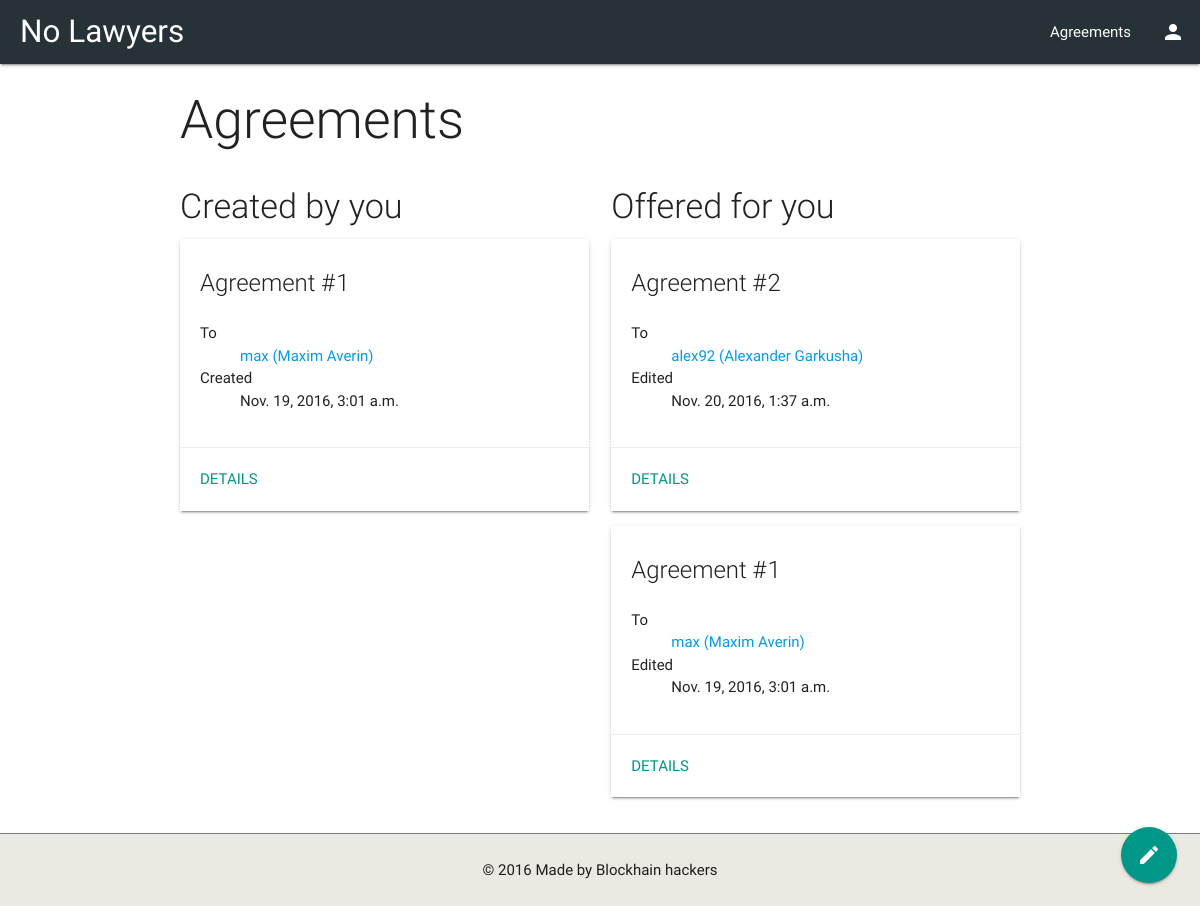
Screenshot of /offers/ (signed in) with the database file from the repository.
### offers/models.py (models this page shows, shortened)
class Offer(models.Model):
    offeror = models.ForeignKey(Profile, related_name="offeror")
    offeree = models.ForeignKey(Profile, related_name="offeree")
    terms = models.TextField()
    seen = models.BooleanField(default=False)
    accepted = models.BooleanField(default=False)
    created_date = models.DateTimeField(auto_now_add=True)
    accepted_date = models.DateTimeField(null=True)

### profiles/models.py (models this page shows, shortened)
class Profile(models.Model):
    user = models.OneToOneField(User, on_delete=models.CASCADE)

### offers/views.py (the view)
@login_required
def index(request):
    return render(request, "offers/index.html", {
        "offeror_of": reversed(request.user.profile.offeror.all()),
        "offeree_of": reversed(request.user.profile.offeree.all())
    })

### pages/context_processors.py (called while the page is built)
def current_profile(request):
    if request.user.is_authenticated:
        return {
            "current_profile": request.user.profile
        }
    else:
        return {
            "current_profile": None
        }

### templates/offers/index.html (shortened to what this page needs)
{% extends 'pages.html' %}
{% block content %}
  <div class="container">
    <h2 class="light">Agreements</h2>
    <div class="row">
      <div class="col s6">
        <h4 class="light">Created by you</h4>
        {% if offeror_of %}
          {% for offer in offeror_of %}
            <div class="card hoverable">
              <div class="card-content">
                <span class="card-title">Agreement #{{ offer.id }}</span>
                <dl class="offer-info">
                  <dt>To</dt>
                  <dd><a href="{% url "profiles:show" offer.offeree.id %}">{{ offer.offeree.user.get_username }} ({{ offer.offeree.user.first_name }} {{ offer.offeree.user.last_name }})</a></dd>
                  <dt>Created</dt>
                  <dd>{{ offer.created_date }}</dd>
                </dl>
              </div>
              <div class="card-action">
                <a class="teal-text" href="{% url "offers:show" offer.id %}">Details</a>
              </div>
            </div>
          {% endfor %}
        {% else %}
          <p>You have no agreements</p>
        {% endif %}
      </div>
      <div class="col s6">
        <h4 class="light">Offered for you</h4>
        {% if offeree_of %}
          {% for offer in offeree_of %}
            <div class="card hoverable">
              <div class="card-content">
                <span class="card-title">Agreement #{{ offer.id }}</span>
                <dl class="offer-info">
                  <dt>To</dt>
                  <dd><a href="{% url "profiles:show" offer.offeror.id %}">{{ offer.offeror.user.get_username }} ({{ offer.offeror.user.first_name }} {{ offer.offeror.user.last_name }})</a></dd>
                  <dt>Edited</dt>
                  <dd>{{ offer.created_date }}</dd>
                </dl>
              </div>
              <div class="card-action">
                <a class="teal-text" href="{% url "offers:show" offer.id %}">Details</a>
              </div>
            </div>
          {% endfor %}
        {% else %}
          <p>No agreements for you</p>
        {% endif %}
      </div>
    </div>
  </div>
  <div class="fixed-action-btn">
    <a class="btn-floating btn-large teal hoverable" title="Новый договор" href="{% url "offers:new" %}">
      <i class="large material-icons">mode_edit</i>
    </a>
  </div>
{% endblock %}

### templates/pages.html (shortened to what this page needs)
{% extends 'base.html' %}
{% load static %}
{% block body %}
    {% if current_profile %}
        <nav class=" blue-grey darken-4">
            <div class="nav-wrapper">
                <a href="/" class="brand-logo" style="margin-left: 20px;">No Lawyers</a>
                <ul id="nav-mboile" class="right hide-on-med-and-down">
                    <li><a href="{% url "offers:index" %}">Agreements</a></li>
                    <li><a title="{{ current_profile.user.get_username }}" href="{% url "profiles:me" %}"
                           id="profile-dropdown-btn" data-activates="profile-dropdown"><i
                            class="material-icons">person</i></a></li>
                </ul>
            </div>
        </nav>
    {% endif %}
    <section>
        {% block content %}{% endblock %}
    </section>
    <footer >
    <div style="border-top: 1px solid #d66324;background: #ece8e2"   >
        <div class="container" style="padding: 25px;text-align: center;">
            © 2016 Made by Blockhain hackers
        </div>
    </div>
</footer>
{% endblock %}

### templates/base.html (shortened to what this page needs)
{% load static %}
<!DOCTYPE html>
<html lang="en">
<head>
  <link href="{% static "css/materialize.min.css" %}" type="text/css" rel="stylesheet" media="screen,projection"/>
  <link href="{% static "css/main.css" %}" type="text/css" rel="stylesheet" media="screen,projection"/>
</head>
<body>
  {% block body %}{% endblock %}
</body>
</html>

### static/css/main.css (style rules this page uses)
html { height: 100%; }
body { min-height: 100%; display: flex; flex-direction: column; }
section { flex: 1 0 auto; }
.row .col { box-sizing: border-box; float: left; padding: 0 0.75rem; }
.row .col { box-sizing:border-box; float:left; padding:0 0.75rem; }

### rows the page displays
Offer: id "1", offeree.user.get_username "max", offeree.user.first_name "Maxim", offeree.user.last_name "Averin", created_date "Nov. 19, 2016, 3:01 a.m.", offeror.user.get_username "max", offeror.user.first_name "Maxim", offeror.user.last_name "Averin"
Offer: id "2", offeror.user.get_username "alex92", offeror.user.first_name "Alexander", offeror.user.last_name "Garkusha", created_date "Nov. 20, 2016, 1:37 a.m."
